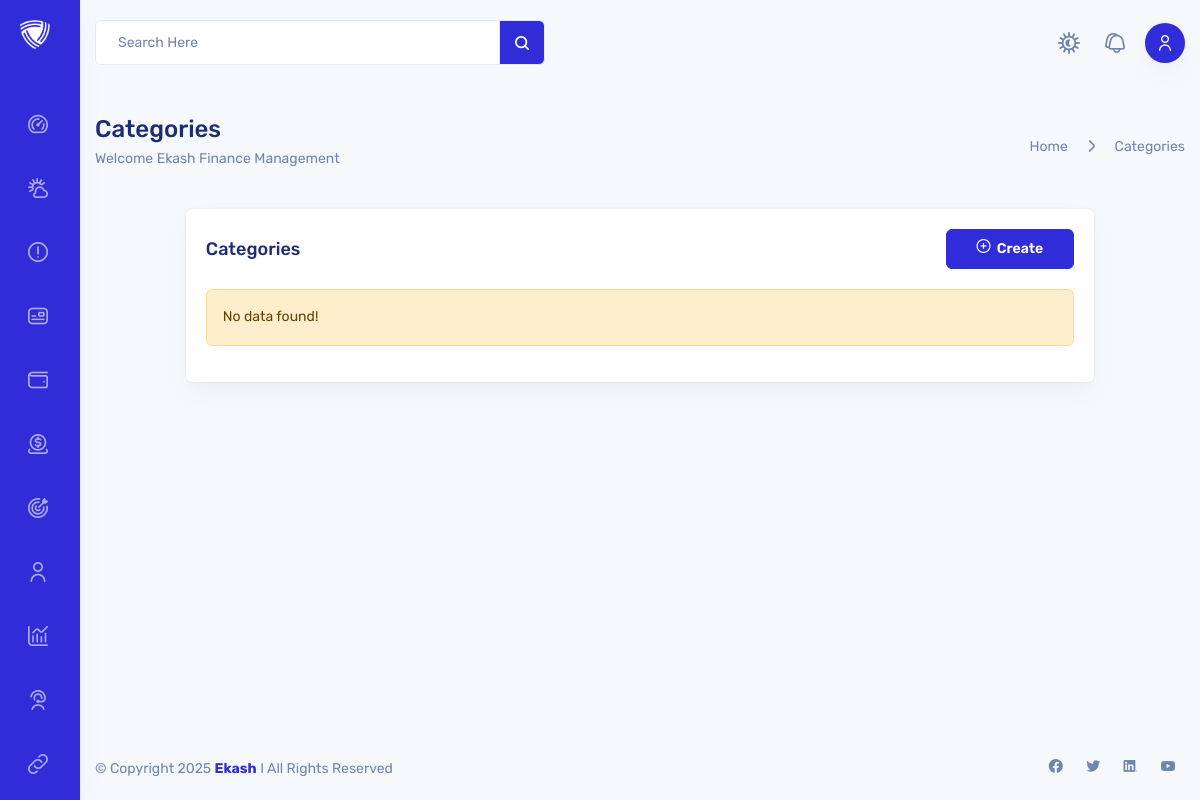
/categories/ (signed in), run on an earlier commit of the app's database.
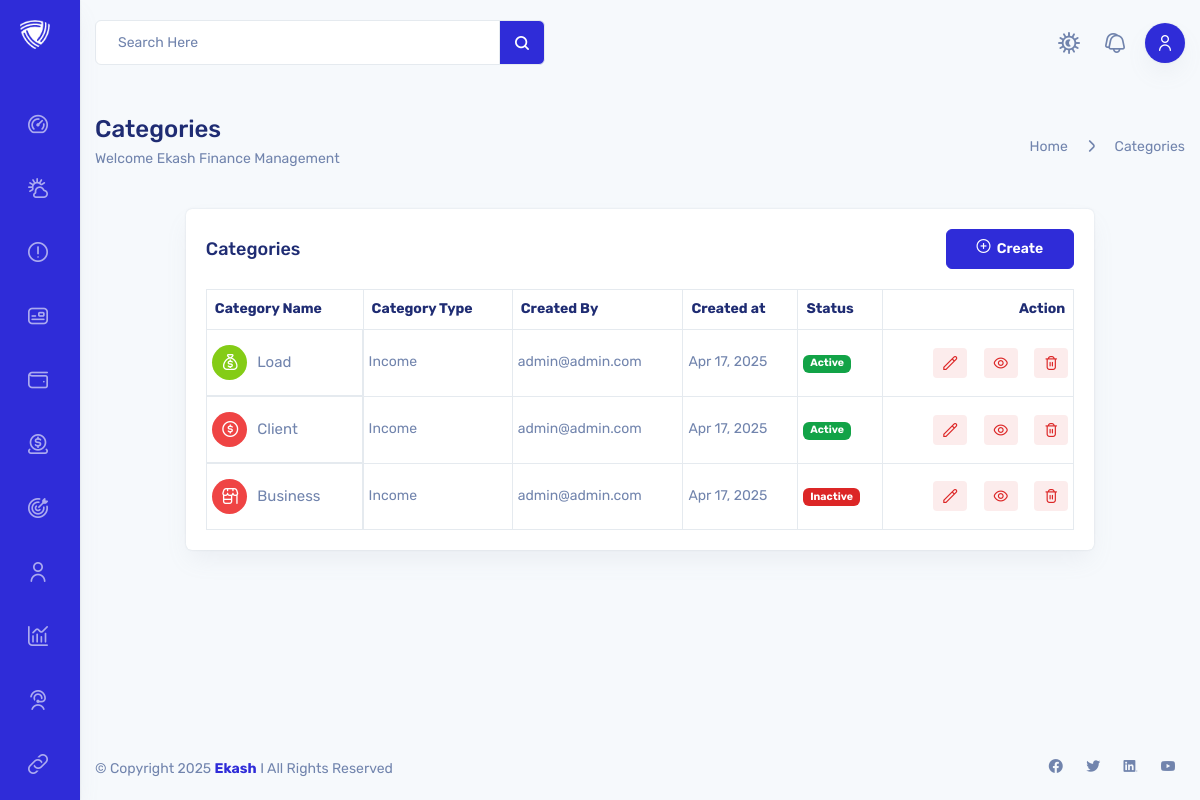
And on a later commit of the database.
### category/models.py (models this page shows, shortened)
class Category(models.Model):
    user = models.ForeignKey(Account, on_delete=models.CASCADE, related_name='category_user', null=True, blank=True)
    category_type = models.ForeignKey(CategoryType, on_delete=models.CASCADE, related_name='cat_type')
    category_icon = models.ForeignKey(Icon, on_delete=models.CASCADE, related_name='icon')
    category_icon_color = models.ForeignKey(Color, on_delete=models.CASCADE, related_name='icon_color')
    category_name = models.CharField(max_length=50, blank=True)
    slug = models.SlugField(max_length=264, unique=True)
    is_active = models.BooleanField(default=True)
    created_at = models.DateTimeField(auto_now_add=True)
    updated_at = models.DateTimeField(auto_now=True)
    class Meta:
        verbose_name = 'category'
        verbose_name_plural = 'categories'

class Color(models.Model):
    color_name = models.CharField(max_length=100, blank=True)
    is_active = models.BooleanField(default=True)
    created_at = models.DateTimeField(auto_now_add=True)
    updated_at = models.DateTimeField(auto_now=True)
    def __str__(self):
        return self.color_name

class Icon(models.Model):
    icon_name = models.CharField(max_length=100, blank=True)
    is_active = models.BooleanField(default=True)
    created_at = models.DateTimeField(auto_now_add=True)
    updated_at = models.DateTimeField(auto_now=True)
    def __str__(self):
        return self.icon_name

class CategoryType(models.Model):
    user = models.ForeignKey(Account, on_delete=models.CASCADE, related_name='category_type_user', null=True, blank=True)
    category_type_name = models.CharField(max_length=50, blank=True)
    is_active = models.BooleanField(default=True)
    created_at = models.DateTimeField(auto_now_add=True)
    updated_at = models.DateTimeField(auto_now=True)
    def __str__(self):
        return self.category_type_name

### userautentication/models.py (models this page shows, shortened)
class Account(AbstractBaseUser):
    first_name = models.CharField(max_length=50)
    last_name = models.CharField(max_length=50)
    username = models.CharField(max_length=50, unique=True)
    email = models.EmailField(max_length=100, unique=True)
    phone_number = models.CharField(max_length=50)
    date_joined = models.DateTimeField(auto_now_add=True)
    last_login = models.DateTimeField(auto_now_add=True)
    is_admin = models.BooleanField(default=False)
    is_staff = models.BooleanField(default=False)
    is_active = models.BooleanField(default=False)
    is_superadmin = models.BooleanField(default=False)
    USERNAME_FIELD = 'email'
    REQUIRED_FIELDS = ['username', 'first_name', 'last_name']
    objects = MyAccountManager()
    def __str__(self):
        return self.email

### category/views.py (the view)
# urls.py: path('', views.get_category, name='category-list'),
def get_category(request):
    categories = Category.objects.filter(user=request.user).order_by('-created_at')
    context = {'categories': categories}
    return render(request, 'categories/category_list.html', context)

### templates/categories/category_list.html (shortened to what the changed rows need)
{% extends 'core/base.html' %}
{% block content %}
<div class="container">
    <div class="row">
        <div class="col-xxl-12 col-xl-12">
            <div class="row justify-content-center align-items-center g-0">
                <div class="col-xxl-12 col-xl-10 col-lg-8">
                    <div class="card">
                        <div class="card-body">
                            <div class="category-type">
                                {% if categories %}
                                <table class="table table-bordered table-responsive">
                                    <thead>
                                    <tr>
                                        <th scope="col">Category Name</th>
                                        <th scope="col">Category Type</th>
                                        <th scope="col">Created By</th>
                                        <th scope="col">Created at</th>
                                        <th scope="col">Status</th>
                                        <th scope="col">Action</th>
                                    </tr>
                                    </thead>
                                    <tbody>
                                    {% for item in categories %}
                                    <tr>
                                        <td class="left-category">
                                            <span class="category-icon"><i
                                                    class="{{ item.category_icon_color}} {{item.category_icon}}"></i>{{ item.category_name}}</span>
                                        </td>
                                        <td>{{ item.category_type }}</td>
                                        <td>{{ item.user }}</td>
                                        <td>{{ item.created_at|date:"M d, Y" }}</td>
                                        <td>
                                            {% if item.is_active %}
                                            <span class="badge bg-success">Active</span>
                                            {% else %}
                                            <span class="badge bg-danger">Inactive</span>
                                            {% endif %}
                                        </td>
                                        <td class="right-category">
                                            <a href="{% url 'category:category-edit' item.pk %}"
                                               class="text-warning me-2" title="Edit">
                                                <span><i class="fi fi-rs-pencil"></i></span>
                                            </a>
                                            <a href="{% url 'category:category-detail' item.pk %}"
                                               class="text-info me-2" title="View">
                                                <span><i class="fi fi-rr-eye"></i></span>
                                            </a>
                                            <a href="{% url 'category:category-delete' item.pk %}" class="text-danger"
                                               title="Delete"
                                               onclick="return confirm('Are you sure you want to delete this category?')">
                                                <span><i class="fi fi-rr-trash"></i></span>
                                            </a>
                                        </td>
                                    </tr>
                                    {% endfor %}
                                    </tbody>
                                </table>
                                {% else %}
                                <div class="alert alert-warning" role="alert">
                                    No data found!
                                </div>
                                {% endif %}
                            </div>
                        </div>
                    </div>
                </div>
            </div>
        </div>
    </div>
</div>
{% endblock %}

What changed in the data, as far as the page shows it:
added Category: category_name "Load", category_type "Income", user "admin@admin.com", created_at "Apr 17, 2025", is_active "Active"
added Category: category_name "Client", category_type "Income", user "admin@admin.com", created_at "Apr 17, 2025", is_active "Active"
added Category: category_name "Business", category_type "Income", user "admin@admin.com", created_at "Apr 17, 2025", is_active "Inactive"
Also different on the page:
text no longer shown: "No data found!"
text now shown: "Category Name Category Type Created By Created at Status Action"
